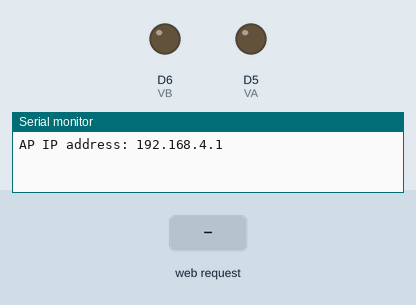
Recording of a sketch running on a simulated ESP8266 (NodeMCU). On the bench: output pins drawn as LEDs (lit = HIGH), the last lines printed to the serial monitor. Dashed ring = blinking. The test bench sets the inputs (shaded band).

Above: at 1.2 s.
1.3 s: HTTP request GET /?State=F received
At 1.5 s:
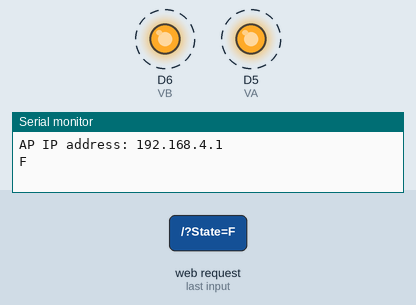
4.3 s: HTTP request GET /?State=L received
At 4.9 s:
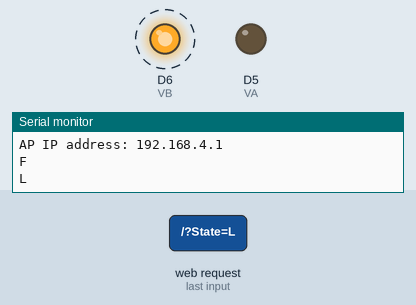
7.3 s: HTTP request GET /?State=R received
At 7.88 s:
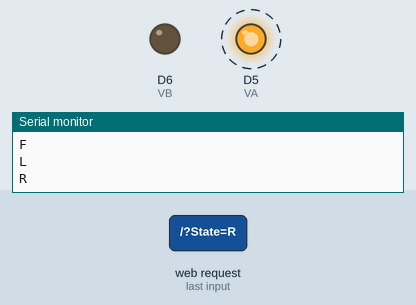
10.3 s: HTTP request GET /?State=I received
Timing chart, 0 to 13.1 s (numbered marks = the images above; inputs shaded):
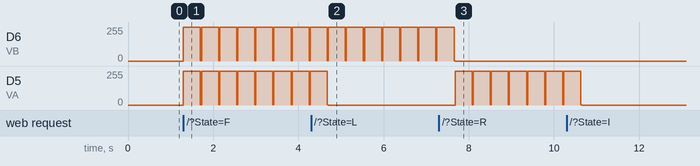

The sketch:

Car_Hover.ino
```cpp
/* Codigo car Hover
->Só pra frente e pors lados
->direto no esp8266
->ponte h só para voltagem
*/


#define VA  D5
#define VB  D6


#define  TEMPO 200
#include <ESP8266WiFi.h>
#include <WiFiClient.h>
#include <ESP8266WebServer.h>


String command;
int speedCar =1;
int speedStart = 900;
int Stop = 0;
int Time = 1000;

int delay1 = 400;
int delay2 = 25;

const char* ssid = "CarHover";
ESP8266WebServer server(80);

void setup() {
 pinMode(VB, OUTPUT);
 pinMode(VA, OUTPUT);
 analogWriteFreq(1000);
 Serial.begin(115200);

// Connecting WiFi

  WiFi.mode(WIFI_AP);
  WiFi.softAP(ssid);

  IPAddress myIP = WiFi.softAPIP();
  Serial.print("AP IP address: ");
  Serial.println(myIP);

 // Starting WEB-server
     server.on ( "/", HTTP_handleRoot );
     server.onNotFound ( HTTP_handleRoot );
     server.begin();
}


void goAhead(){
  analogWrite(VA, 900);
  analogWrite(VB, 900);
  delay(delay1);

  analogWrite(VA, speedCar);
  analogWrite(VB, speedCar);
  delay(delay2);

}

void stopRobot(){
  analogWrite(VA, Stop);
  analogWrite(VB, Stop);
}

void goRight(){
  analogWrite(VA, 900);
  analogWrite(VB, Stop);
  delay(delay1);

  analogWrite(VA, speedCar);
  analogWrite(VB, Stop);
  delay(delay2);

}

void goLeft(){
  analogWrite(VA, Stop);
  analogWrite(VB, 900);
  delay(delay1);

  analogWrite(VA, Stop);
  analogWrite(VB, speedCar);
  delay(delay2);

}

void loop() {
      server.handleClient();
      command = server.arg("State");
      if (command == "F") goAhead();
      else if (command == "L") goLeft();
      else if (command == "R") goRight();
      else if (command == "I") goAheadRight();
      else if (command == "G") goAheadLeft();
      else if (command == "J") goBackRight();
      else if (command == "H") goBackLeft();
      else if (command == "0") speedCar = 100;
      else if (command == "1") speedCar = 200;
      else if (command == "2") speedCar = 300;
      else if (command == "3") speedCar = 400;
      else if (command == "4") speedCar = 500;
      else if (command == "5") speedCar = 600;
      else if (command == "6") speedCar = 700;
      else if (command == "7") speedCar = 800;
      else if (command == "8") speedCar = 900;
      else if (command == "9") speedCar = 1000;
      else stopRobot();
}

void HTTP_handleRoot(void) {

if( server.hasArg("State") ){
       Serial.println(server.arg("State"));
  }
  server.send ( 200, "text/html", "" );
  delay(1);
}


void goBack(){
      stopRobot();
}

void goAheadRight(){
      stopRobot();
   }

void goAheadLeft(){
      stopRobot();
  }
void goBackRight(){
      stopRobot();
  }
void goBackLeft(){
      stopRobot();
  }
```

Measured:
- after the input at 1.3 s, D6 (VB), D5 (VA): alternates 255/255 for 0.40 s and 1/255 for 0.03 s, starting at once
- after the input at 7.3 s, D5 (VA): alternates 255/255 for 0.40 s and 1/255 for 0.03 s, starting after 0.38 s
